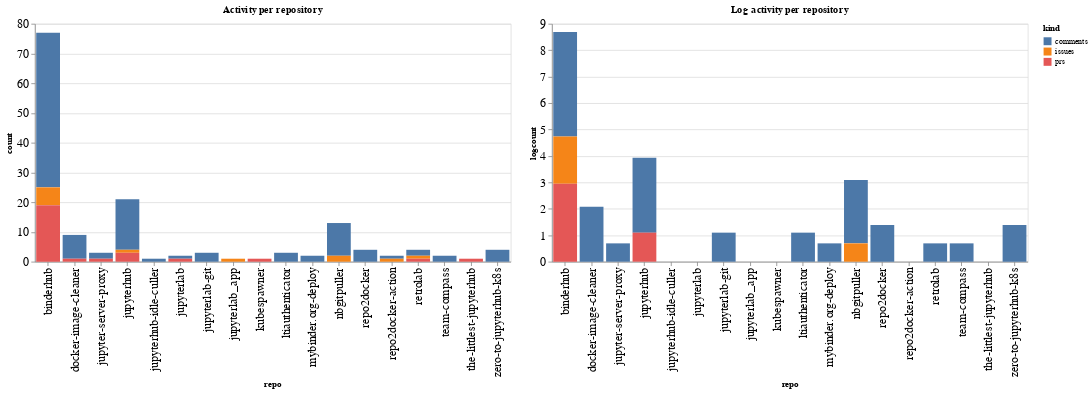

Notebook code cell kept with this figure:
### Code cell
ch1 = alt.Chart(repo_summaries, width=600, title="Activity per repository").mark_bar().encode(
    x='repo',
    y='count',
    color='kind',
    tooltip="kind"
)

ch2 = alt.Chart(repo_summaries, width=600, title="Log activity per repository").mark_bar().encode(
    x='repo',
    y='logcount',
    color='kind',
    tooltip="kind"
)

ch1 | ch2

### Figure 1 — Vega-Lite specification as saved in the notebook (floating-point values rounded to 4 significant figures)
{"config": {"axisLeft": {"labelFontSize": 15}, "axisBottom": {"labelFontSize": 15}}, "hconcat": [{"mark": "bar", "encoding": {"color": {"type": "nominal", "field": "kind"}, "tooltip": {"type": "nominal", "field": "kind"}, "x": {"type": "nominal", "field": "repo"}, "y": {"type": "quantitative", "field": "count"}}, "title": "Activity per repository", "width": 600}, {"mark": "bar", "encoding": {"color": {"type": "nominal", "field": "kind"}, "tooltip": {"type": "nominal", "field": "kind"}, "x": {"type": "nominal", "field": "repo"}, "y": {"type": "quantitative", "field": "logcount"}}, "title": "Log activity per repository", "width": 600}], "data": {"name": "data-acd69448f4d7cb2f15383ce00cb1a206"}, "$schema": "https://vega.github.io/schema/vega-lite/v4.8.1.json", "datasets": {"data-acd69448f4d7cb2f15383ce00cb1a206": [{"repo": "binderhub", "kind": "comments", "count": 52, "logcount": 3.951}, {"repo": "binderhub", "kind": "issues", "count": 6, "logcount": 1.792}, {"repo": "binderhub", "kind": "prs", "count": 19, "logcount": 2.944}, {"repo": "docker-image-cleaner", "kind": "comments", "count": 8, "logcount": 2.079}, {"repo": "docker-image-cleaner", "kind": "prs", "count": 1, "logcount": 0.0}, {"repo": "jupyter-server-proxy", "kind": "comments", "count": 2, "logcount": 0.6931}, {"repo": "jupyter-server-proxy", "kind": "prs", "count": 1, "logcount": 0.0}, {"repo": "jupyterhub", "kind": "comments", "count": 17, "logcount": 2.833}, {"repo": "jupyterhub", "kind": "issues", "count": 1, "logcount": 0.0}, {"repo": "jupyterhub", "kind": "prs", "count": 3, "logcount": 1.099}, {"repo": "jupyterhub-idle-culler", "kind": "comments", "count": 1, "logcount": 0.0}, {"repo": "jupyterlab", "kind": "comments", "count": 1, "logcount": 0.0}, {"repo": "jupyterlab", "kind": "prs", "count": 1, "logcount": 0.0}, {"repo": "jupyterlab-git", "kind": "comments", "count": 3, "logcount": 1.099}, {"repo": "jupyterlab_app", "kind": "issues", "count": 1, "logcount": 0.0}, {"repo": "kubespawner", "kind": "prs", "count": 1, "logcount": 0.0}, {"repo": "ltiauthenticator", "kind": "comments", "count": 3, "logcount": 1.099}, {"repo": "mybinder.org-deploy", "kind": "comments", "count": 2, "logcount": 0.6931}, {"repo": "nbgitpuller", "kind": "comments", "count": 11, "logcount": 2.398}, {"repo": "nbgitpuller", "kind": "issues", "count": 2, "logcount": 0.6931}, {"repo": "repo2docker", "kind": "comments", "count": 4, "logcount": 1.386}, {"repo": "repo2docker-action", "kind": "comments", "count": 1, "logcount": 0.0}, {"repo": "repo2docker-action", "kind": "issues", "count": 1, "logcount": 0.0}, {"repo": "retrolab", "kind": "comments", "count": 2, "logcount": 0.6931}, {"repo": "retrolab", "kind": "issues", "count": 1, "logcount": 0.0}, {"repo": "retrolab", "kind": "prs", "count": 1, "logcount": 0.0}, {"repo": "team-compass", "kind": "comments", "count": 2, "logcount": 0.6931}, {"repo": "the-littlest-jupyterhub", "kind": "prs", "count": 1, "logcount": 0.0}, {"repo": "zero-to-jupyterhub-k8s", "kind": "comments", "count": 4, "logcount": 1.386}]}}
